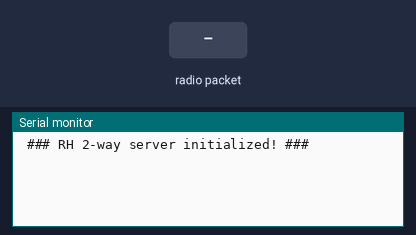
This sketch was run on a simulated Arduino Uno, built with avr-gcc and run on an emulated ATmega328P. On the bench: the last lines printed to the serial monitor. The inputs (shaded band) are chosen by the test bench. No radio packets arrive unless stated.

Above: at 1.7 s.
1.8 s: radio packet "1" arrives
At 2.2 s:
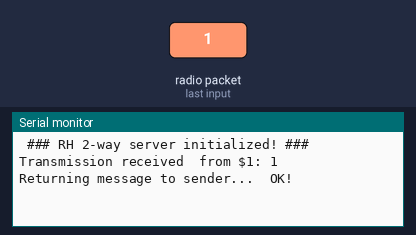
3.3 s: radio packet "0" arrives
At 4.5 s:
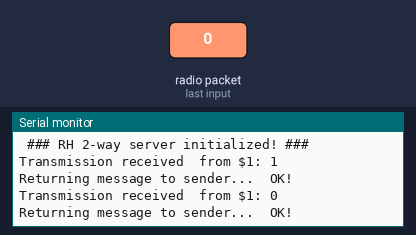
4.8 s: radio packet "2" arrives
At 5.7 s:
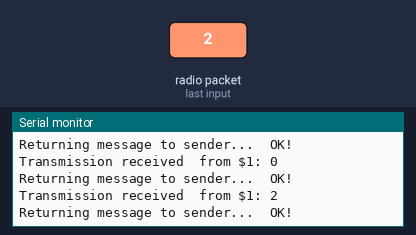

The sketch:

RadioHead_2way_comms_server.ino
```cpp
#include <RH_ASK.h>
#include <RHReliableDatagram.h>

#define CLIENT_ADDRESS 1
#define SERVER_ADDRESS 2

#define DATA_SPEED 2000
#define RX_PIN 11
#define TX_PIN 12
#define SDN_PIN 10
#define SDN_INVERTED false

RH_ASK driver(DATA_SPEED, RX_PIN, TX_PIN, SDN_PIN, SDN_INVERTED);
RHReliableDatagram manager(driver, SERVER_ADDRESS);

uint8_t buf[RH_ASK_MAX_MESSAGE_LEN];

void setup() {
  delay(500);
  Serial.begin(115200);	  // Debugging only
  if (!driver.init())
    Serial.println("Driver init failed");
  else if (!manager.init())
    Serial.println("Manager init failed");
  else
    Serial.println("\n ### RH 2-way server initialized! ###");
}

void loop() {
  if (manager.available())
  {
    uint8_t len = sizeof(buf);
    uint8_t from = 0;
    if (manager.recvfromAck(buf, &len, &from))
    {
      Serial.print("Transmission received  from $");
      Serial.print(from, HEX);
      Serial.print(": ");
      Serial.println((char*)buf);

      Serial.print("Returning message to sender... ");
      if (manager.sendtoWait(buf, sizeof(buf), from))
        Serial.println(" OK!");
      else
        Serial.println(" Acknowledgement timed out!");
      Serial.println();
    }
  }
}
```

Measured:
- after the input at 1.8 s, the serial monitor: prints a new line at once (image 1)
- after the input at 3.3 s, the serial monitor: prints a new line at once (image 2)
- after the input at 4.8 s, the serial monitor: prints a new line at once (image 3)
